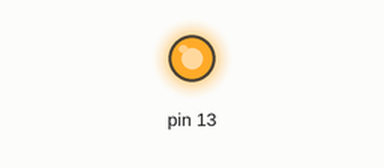
Simulated run of this sketch. Board: Arduino Uno, built with avr-gcc and run on an emulated ATmega328P. Parts: output pins drawn as LEDs (lit = HIGH).

Above: at 2.5 s.
At 7.5 s:
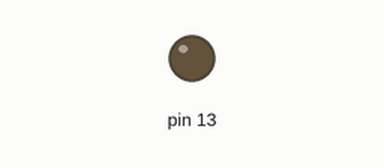
Timing chart, 0 to 13.0 s (numbered marks = the images above):
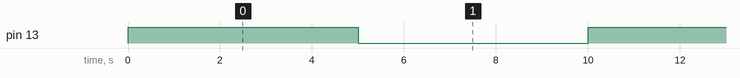

Measured:
- by itself, pin 13: alternates HIGH for 5.0 s and LOW for 5.0 s

The sketch:

sketch_aug08a.ino
```cpp
void setup() {
pinMode(13,OUTPUT);
}

void loop() {
 digitalWrite(13,HIGH);
 delay(5000);
 digitalWrite(13,LOW);
 delay(5000);

}
```
